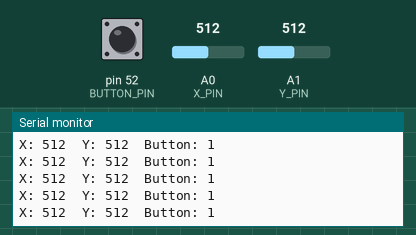
The sketch below on a simulated Arduino Mega 2560, built with avr-gcc and run on an emulated ATmega2560. On the bench: the last lines printed to the serial monitor. The test bench sets the inputs (shaded band); at power-on: A1 (Y_PIN) = 512, pin 52 (BUTTON_PIN) HIGH, A0 (X_PIN) = 512.

Above: at 7.2 s.
7.3 s: A1 (Y_PIN) set to 109
At 7.36 s:
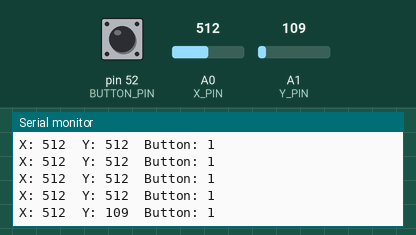
10.3 s: A1 (Y_PIN) set to 91
At 10.38 s:
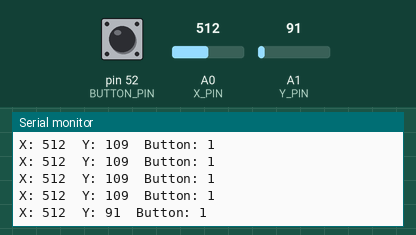
Timing chart, 0 to 13.3 s (numbered marks = the images above; inputs shaded):
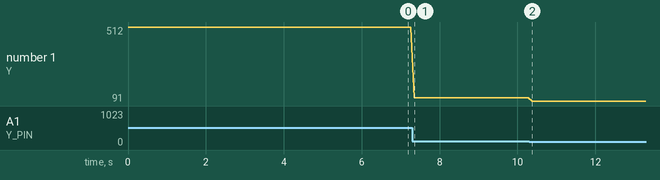

Measured:
- after the input at 7.3 s, the serial monitor: prints a new line after 0.06 s (image 1)
- after the input at 10.3 s, the serial monitor: prints a new line after 0.08 s (image 2)
- plotted number 1: 512 → 109 after the input at 7.3 s, 109 → 91 after the input at 10.3 s

The sketch:

joystick-debug.ino
```cpp
const int X_PIN = A0; // Joystick X-axis pin
const int Y_PIN = A1; // Joystick Y-axis pin
const int BUTTON_PIN = 52; // Joystick button pin

void setup() {
  pinMode(X_PIN, INPUT);
  pinMode(Y_PIN, INPUT);
  pinMode(BUTTON_PIN, INPUT_PULLUP);
  Serial.begin(9600);
}

void loop() {
  // Read the joystick values
  int xValue = analogRead(X_PIN);
  int yValue = analogRead(Y_PIN);
  int buttonState = digitalRead(BUTTON_PIN);

  // Print the joystick values to the Serial Monitor
  Serial.print("X: ");
  Serial.print(xValue);
  Serial.print("\tY: ");
  Serial.print(yValue);
  Serial.print("\tButton: ");
  Serial.println(buttonState);

  delay(100); // Delay for smooth serial output
}
```
